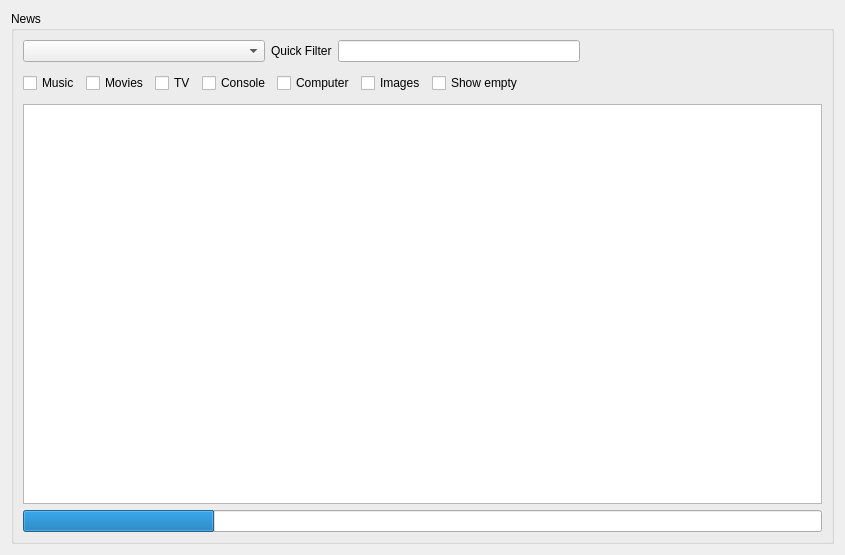
<?xml version="1.0" encoding="UTF-8"?>
<ui version="4.0">
 <class>NewsList</class>
 <widget class="QWidget" name="NewsList">
  <property name="geometry">
   <rect>
    <x>0</x>
    <y>0</y>
    <width>845</width>
    <height>555</height>
   </rect>
  </property>
  <property name="windowTitle">
   <string>News</string>
  </property>
  <property name="windowIcon">
   <iconset resource="resource.qrc">
    <normaloff>:/resource/16x16_ico_png/ico_news.png</normaloff>:/resource/16x16_ico_png/ico_news.png</iconset>
  </property>
  <layout class="QVBoxLayout" name="verticalLayout_2">
   <item>
    <widget class="QGroupBox" name="groupBox">
     <property name="title">
      <string>News</string>
     </property>
     <layout class="QVBoxLayout" name="verticalLayout">
      <item>
       <layout class="QHBoxLayout" name="horizontalLayout_3">
        <item>
         <widget class="QComboBox" name="cmbAccounts">
          <property name="sizePolicy">
           <sizepolicy hsizetype="MinimumExpanding" vsizetype="Fixed">
            <horstretch>0</horstretch>
            <verstretch>0</verstretch>
           </sizepolicy>
          </property>
         </widget>
        </item>
        <item>
         <widget class="QLabel" name="label">
          <property name="text">
           <string>Quick Filter</string>
          </property>
         </widget>
        </item>
        <item>
         <widget class="QLineEdit" name="editFilter"/>
        </item>
        <item>
         <spacer name="horizontalSpacer">
          <property name="orientation">
           <enum>Qt::Horizontal</enum>
          </property>
          <property name="sizeHint" stdset="0">
           <size>
            <width>40</width>
            <height>20</height>
           </size>
          </property>
         </spacer>
        </item>
       </layout>
      </item>
      <item>
       <layout class="QHBoxLayout" name="horizontalLayout_4">
        <item>
         <widget class="QCheckBox" name="chkMusic_3">
          <property name="text">
           <string>Music</string>
          </property>
          <property name="checked">
           <bool>false</bool>
          </property>
         </widget>
        </item>
        <item>
         <widget class="QCheckBox" name="chkMovies_3">
          <property name="text">
           <string>Movies</string>
          </property>
          <property name="checked">
           <bool>false</bool>
          </property>
         </widget>
        </item>
        <item>
         <widget class="QCheckBox" name="chkTV_3">
          <property name="text">
           <string>TV</string>
          </property>
          <property name="checked">
           <bool>false</bool>
          </property>
         </widget>
        </item>
        <item>
         <widget class="QCheckBox" name="chkConsole_3">
          <property name="text">
           <string>Console</string>
          </property>
          <property name="checked">
           <bool>false</bool>
          </property>
         </widget>
        </item>
        <item>
         <widget class="QCheckBox" name="chkComputer_3">
          <property name="text">
           <string>Computer</string>
          </property>
          <property name="checked">
           <bool>false</bool>
          </property>
         </widget>
        </item>
        <item>
         <widget class="QCheckBox" name="checkBox">
          <property name="text">
           <string>Images</string>
          </property>
         </widget>
        </item>
        <item>
         <widget class="QCheckBox" name="chkShowEmpty">
          <property name="text">
           <string>Show empty</string>
          </property>
         </widget>
        </item>
        <item>
         <spacer name="horizontalSpacer_4">
          <property name="orientation">
           <enum>Qt::Horizontal</enum>
          </property>
          <property name="sizeHint" stdset="0">
           <size>
            <width>40</width>
            <height>30</height>
           </size>
          </property>
         </spacer>
        </item>
       </layout>
      </item>
      <item>
       <widget class="QTableView" name="tableGroups">
        <property name="contextMenuPolicy">
         <enum>Qt::CustomContextMenu</enum>
        </property>
        <property name="horizontalScrollBarPolicy">
         <enum>Qt::ScrollBarAlwaysOff</enum>
        </property>
        <property name="selectionMode">
         <enum>QAbstractItemView::SingleSelection</enum>
        </property>
        <property name="selectionBehavior">
         <enum>QAbstractItemView::SelectRows</enum>
        </property>
        <property name="showGrid">
         <bool>false</bool>
        </property>
        <property name="sortingEnabled">
         <bool>true</bool>
        </property>
        <attribute name="horizontalHeaderMinimumSectionSize">
         <number>0</number>
        </attribute>
        <attribute name="horizontalHeaderStretchLastSection">
         <bool>true</bool>
        </attribute>
        <attribute name="verticalHeaderVisible">
         <bool>false</bool>
        </attribute>
        <attribute name="verticalHeaderDefaultSectionSize">
         <number>16</number>
        </attribute>
        <attribute name="verticalHeaderMinimumSectionSize">
         <number>16</number>
        </attribute>
       </widget>
      </item>
      <item>
       <widget class="QProgressBar" name="progressBar">
        <property name="minimumSize">
         <size>
          <width>0</width>
          <height>12</height>
         </size>
        </property>
        <property name="maximumSize">
         <size>
          <width>16777215</width>
          <height>16777215</height>
         </size>
        </property>
        <property name="value">
         <number>24</number>
        </property>
        <property name="textVisible">
         <bool>false</bool>
        </property>
       </widget>
      </item>
     </layout>
    </widget>
   </item>
  </layout>
  <action name="actionRefresh">
   <property name="icon">
    <iconset resource="resource.qrc">
     <normaloff>:/resource/16x16_ico_png/ico_refresh.png</normaloff>:/resource/16x16_ico_png/ico_refresh.png</iconset>
   </property>
   <property name="text">
    <string>Reresh</string>
   </property>
   <property name="toolTip">
    <string>Refresh the list of newsgroups</string>
   </property>
  </action>
  <action name="actionFavorite">
   <property name="icon">
    <iconset resource="resource.qrc">
     <normaloff>:/resource/16x16_ico_png/ico_favourite.png</normaloff>:/resource/16x16_ico_png/ico_favourite.png</iconset>
   </property>
   <property name="text">
    <string>Favorite</string>
   </property>
   <property name="toolTip">
    <string>Mark as favorite newsgroup</string>
   </property>
  </action>
  <action name="actionStop">
   <property name="icon">
    <iconset resource="resource.qrc">
     <normaloff>:/resource/16x16_ico_png/ico_stop.png</normaloff>:/resource/16x16_ico_png/ico_stop.png</iconset>
   </property>
   <property name="text">
    <string>Stop</string>
   </property>
  </action>
  <action name="actionBrowse">
   <property name="icon">
    <iconset resource="resource.qrc">
     <normaloff>:/resource/16x16_ico_png/ico_news.png</normaloff>:/resource/16x16_ico_png/ico_news.png</iconset>
   </property>
   <property name="text">
    <string>Browse</string>
   </property>
   <property name="toolTip">
    <string>Browse the contents of the news group</string>
   </property>
  </action>
  <action name="actionUnfavorite">
   <property name="icon">
    <iconset resource="resource.qrc">
     <normaloff>:/resource/16x16_ico_png/ico_unfavourite.png</normaloff>:/resource/16x16_ico_png/ico_unfavourite.png</iconset>
   </property>
   <property name="text">
    <string>Unfavorite</string>
   </property>
   <property name="toolTip">
    <string>Mark as nonfavorite</string>
   </property>
  </action>
  <action name="actionDeleteData">
   <property name="icon">
    <iconset resource="resource.qrc">
     <normaloff>:/resource/16x16_ico_png/ico_delete.png</normaloff>:/resource/16x16_ico_png/ico_delete.png</iconset>
   </property>
   <property name="text">
    <string>Delete data</string>
   </property>
  </action>
 </widget>
 <resources>
  <include location="resource.qrc"/>
 </resources>
 <connections/>
</ui>
